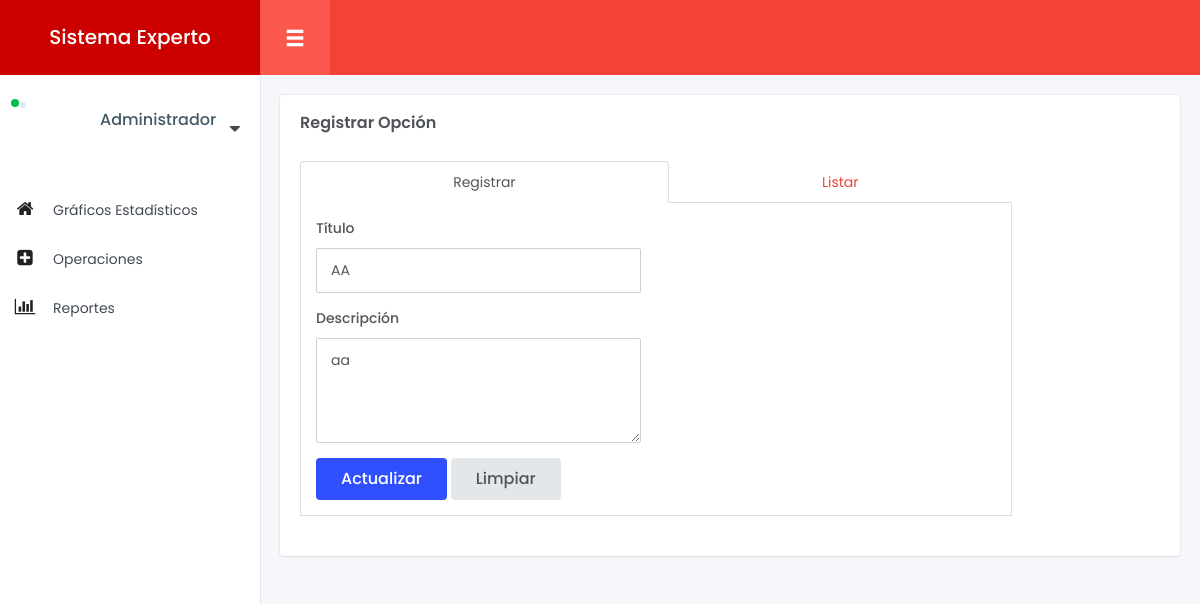
Before: /proyecto-se/registrar_opcion.php?update=1&txt_id=1 (signed in) with the older database file.
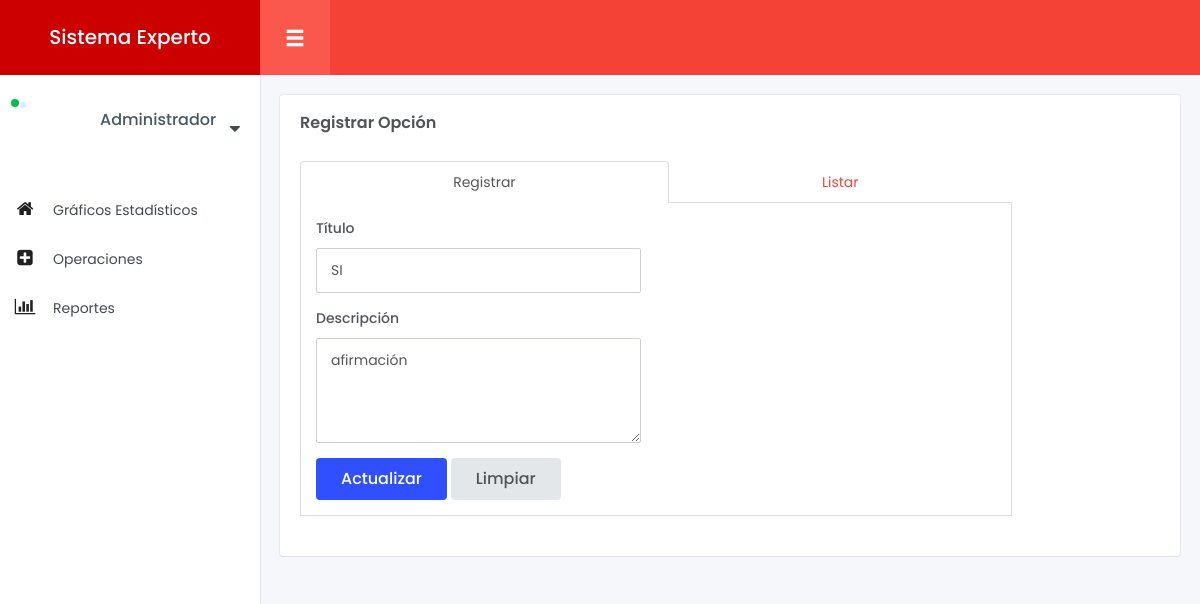
After: the same page with the newer database file.
### tables this page shows
CREATE TABLE `opcion` (
  `id_opcion` int(11) NOT NULL,
  `opc_titulo` varchar(50) NOT NULL,
  `opc_descripcion` varchar(200) NOT NULL,
  `opc_fecha` date NOT NULL,
  `opc_estado` tinyint(4) NOT NULL
);

### proyecto-se/php/opcion.php (called while the page is built, shortened)
<?php
include "db.php";
class opcion extends Database
{
    public function select_record($table,$where){
        $sql = "";
        $condition = "";
        foreach ($where as $key => $value) {
            $condition .= $key . "='" . $value . "' AND ";
        }
        $condition = substr($condition, 0, -5);
        $sql .= "SELECT * FROM ".$table." WHERE ".$condition;
        $query = mysqli_query($this->con,$sql);
        $row = mysqli_fetch_array($query);
        return $row;
    }
}
$obj = new opcion;
?>

### proyecto-se/php/db.php (called while the page is built, shortened)
<?php
class Database
{
    public function __construct(){
        $this->con = mysqli_connect("localhost","root","","proyectose");
    }
}
?>

### proyecto-se/registrar_opcion.php (the view, shortened to what this page needs)
<?php
include "php/plantilla/header.php";
include "php/opcion.php";
?>
<div class="row row-inline-block small-spacing">
    <div class="col-xs-12">
        <div class="box-content">
            <h4 class="box-title">Registrar Opción</h4>
            <div class="row">
                <div class="col-sm-10 margin-bottom-20">
                    <ul class="nav nav-tabs nav-justified" id="myTabs-justified" role="tablist">
                        <li role="presentation" class="active"><a href="#home-justified" id="home-tab-justified" role="tab" data-toggle="tab" aria-controls="home" aria-expanded="true">Registrar</a></li>
                        <li role="presentation"><a href="#profile-justified" role="tab" id="profile-tab-justified" data-toggle="tab" aria-controls="profile">Listar</a></li>
                    </ul>
                    <div class="tab-content" id="myTabContent-justified">
                        <div class="tab-pane fade in active" role="tabpanel" id="home-justified" aria-labelledby="home-tab-justified">
                        <?php
                            if(isset($_GET["update"])){
                                if (!empty($_GET["txt_id"])) $id = $_GET["txt_id"];
                                else $id = null;
                                $where = array("id_opcion"=>$id,);
                                $row = $obj->select_record("opcion",$where);
                        ?>
                            <form action="php/opcion.php" method="post">
                                <div class="row">
                                    <div class="col-sm-6">
                                        <div class="form-group">
                                            <label>Título</label>
                                            <input name="opc_titulo" type="text" class="form-control" value="<?php echo $row["opc_titulo"]; ?>" required>
                                        </div>
                                    </div>
                                </div>
                                <div class="row">
                                    <div class="col-sm-6">
                                        <div class="form-group">
                                            <label>Descripción</label>
                                            <textarea name="opc_descripcion" class="form-control" required><?php echo $row["opc_descripcion"]; ?></textarea>
                                        </div>
                                    </div>
                                </div>
                                <div class="row">
                                    <div class="col-sm-12">
                                        <button type="submit" name="edit" class="btn btn-primary">Actualizar</button>
                                        <button type="reset" class="btn btn-secondary">Limpiar</button>
                                    </div>
                                </div>
                            </form>
                        <?php
                            }
                        ?>
                        </div>
                    </div>
                </div>
            </div>
        </div>
    </div>
</div>
</div>
</div>
<?php
include "php/plantilla/footer.php";
?>

Changed rows visible on the page:
changed opcion: opc_titulo "AA" → "SI"; opc_descripcion "aa" → "afirmación"
